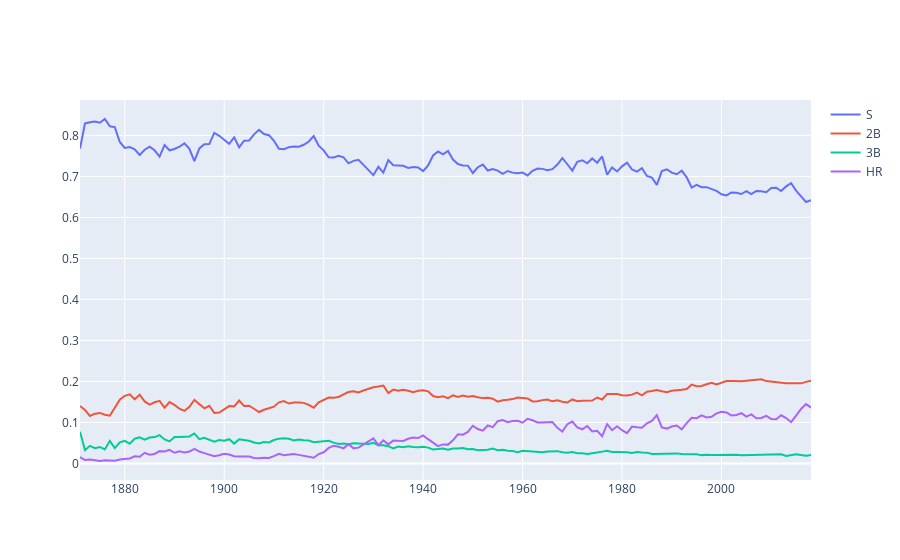

The notebook cell saved with this chart:
### Code cell
fig = go.Figure()
fig.add_trace(go.Scatter(x=batting_years_df['yearID'], y=batting_years_df['S_PERC'],
                    mode='lines',
                    name='S'))
fig.add_trace(go.Scatter(x=batting_years_df['yearID'], y=batting_years_df['2B_PERC'],
                    mode='lines',
                    name='2B'))
fig.add_trace(go.Scatter(x=batting_years_df['yearID'], y=batting_years_df['3B_PERC'],
                    mode='lines',
                    name='3B'))
fig.add_trace(go.Scatter(x=batting_years_df['yearID'], y=batting_years_df['HR_PERC'],
                    mode='lines',
                    name='HR'))
fig.show()

### Figure 1 — Plotly figure (JSON) as saved in the notebook; plotly's stock layout.template omitted (floating-point values rounded to 4 significant figures; data arrays with more than 128 entries replaced by an {"elided": "..."} marker saying what was removed)
{"data": [{"mode": "lines", "name": "S", "type": "scatter", "x": {"elided": "148 int values"}, "y": {"elided": "148 float values"}}, {"mode": "lines", "name": "2B", "type": "scatter", "x": {"elided": "148 int values"}, "y": {"elided": "148 float values"}}, {"mode": "lines", "name": "3B", "type": "scatter", "x": {"elided": "148 int values"}, "y": {"elided": "148 float values"}}, {"mode": "lines", "name": "HR", "type": "scatter", "x": {"elided": "148 int values"}, "y": {"elided": "148 float values"}}], "layout": {}}
